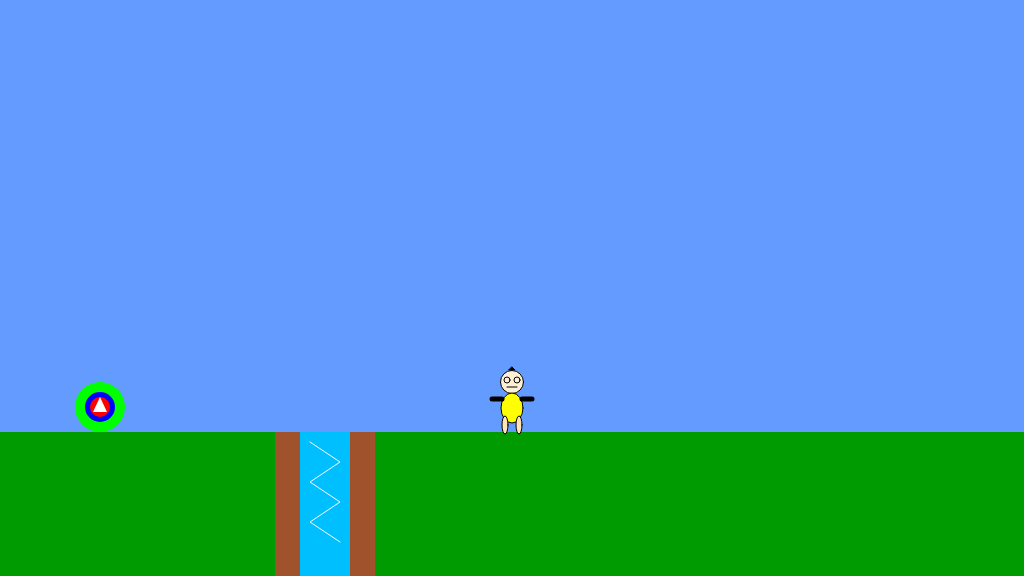
Frame 1 (no input)
Frame 60 (no input): identical to frame 1, image omitted
Frame 120 (the mouse pressed at the canvas centre since frame 60): identical to frame 1, image omitted

The p5.js sketch that drew this single still picture (run headless with seeded random() and noise() and a simulated clock; from frame 60 on, the mouse is pressed at the canvas centre):

// p5.js sketch
// ── sketch.js
/*

The Game Project

Week 3

Game interaction

*/


var gameChar_x;
var gameChar_y;
var floorPos_y;

var isLeft;
var isRight;
var isFalling;
var isPlummeting;

var collectable;
var canyon;


function setup() {
	createCanvas(1024, 576);
	floorPos_y = height * 3 / 4;
	gameChar_x = width / 2;
	gameChar_y = floorPos_y;

	isLeft = false;
	isRight = false;
	isFalling = false;
	isPlummeting = false;

	collectable =
	{
		x_pos: 100,
		y_pos: floorPos_y - 25,
		size: 30,
		isFound: false,
	}
	canyon = 
	{
		x_pos: 300,
		y_pos: floorPos_y,
	}
}

function draw() {

	///////////DRAWING CODE//////////

	background(100, 155, 255); //fill the sky blue


	noStroke();
	fill(0, 155, 0);
	rect(0, floorPos_y, width, height - floorPos_y); //draw some green ground

	//draw the canyon
	fill(160, 82, 45);
	rect(canyon.x_pos - 25,  canyon.y_pos, 100, 200);
	fill(0, 191, 255);
	rect(canyon.x_pos, canyon.y_pos, 50, 200);

	stroke(255);
	beginShape();
	vertex(canyon.x_pos + 10, canyon.y_pos + 10);
	vertex(canyon.x_pos + 40, canyon.y_pos + 30);
	vertex(canyon.x_pos + 10, canyon.y_pos + 50);
	vertex(canyon.x_pos + 40, canyon.y_pos + 70);
	vertex(canyon.x_pos + 10, canyon.y_pos + 90);
	vertex(canyon.x_pos + 40, canyon.y_pos + 110);
	endShape();
	noStroke();
	
	if (canyon.x_pos < gameChar_x && gameChar_x < canyon.x_pos + 50 && gameChar_y >= canyon.y_pos)
	{
		isPlummeting = true;
	}
	
	if (isPlummeting)
	{
		gameChar_y += 50;
	}


	// collectable token
	if (dist(gameChar_x, gameChar_y, collectable.x_pos, collectable.y_pos + 25) < 20) {
		collectable.isFound = true;
	}
	if (collectable.isFound == false) {
		fill(0, 255, 0);
		ellipse(collectable.x_pos, collectable.y_pos, collectable.size + 20, collectable.size + 20);
		fill(0, 0, 255);
		ellipse(collectable.x_pos, collectable.y_pos, collectable.size, collectable.size);
		fill(255, 0, 0);
		ellipse(collectable.x_pos, collectable.y_pos, collectable.size - 10, collectable.size - 10);
		fill(255, 255, 255);
		triangle(
			collectable.x_pos, collectable.y_pos - 10, 
			collectable.x_pos + 7, collectable.y_pos + 5, 
			collectable.x_pos - 7, collectable.y_pos + 5);
		stroke(255);
	}



	//the game character (action)
	if (isLeft && isFalling) {
		// add your jumping-left code
		//general 
		strokeWeight(1);
		stroke(color(0, 0, 0));

		// head
		fill(0, 0, 0);
		triangle(gameChar_x, gameChar_y - 65, gameChar_x + 3, gameChar_y - 62, gameChar_x - 3, gameChar_y - 62);
		fill(255, 239, 213);
		ellipse(gameChar_x, gameChar_y - 50, 23, 23);

		//eyes
		ellipse(gameChar_x - 8, gameChar_y - 52, 6, 6);
		line(gameChar_x, gameChar_y - 45, gameChar_x - 9, gameChar_y - 45)

		// body
		fill(255, 255, 0);
		ellipse(gameChar_x, gameChar_y - 24, 22, 30);

		// legs
		strokeWeight(5);
		strokeJoin(MITER);
		beginShape();
		vertex(gameChar_x + 5, gameChar_y - 20);
		vertex(gameChar_x - 3, gameChar_y - 10);
		vertex(gameChar_x + 5, gameChar_y - 0);
		endShape();

		beginShape();
		vertex(gameChar_x - 5, gameChar_y - 20);
		vertex(gameChar_x - 13, gameChar_y - 10);
		vertex(gameChar_x - 5, gameChar_y - 0);
		endShape();

		//arms
		strokeWeight(5);
		strokeJoin(MITER);
		beginShape();
		vertex(gameChar_x + 20, gameChar_y - 23);
		vertex(gameChar_x + 10, gameChar_y - 33);
		endShape();

		beginShape();
		vertex(gameChar_x - 10, gameChar_y - 33);
		vertex(gameChar_x, gameChar_y - 23);
		endShape();

		// set default
		strokeWeight(1);
	}
	else if (isRight && isFalling) {
		// add your jumping-right code
		//general 
		strokeWeight(1);
		stroke(color(0, 0, 0));

		// head
		fill(0, 0, 0);
		triangle(gameChar_x, gameChar_y - 65, gameChar_x + 3, gameChar_y - 62, gameChar_x - 3, gameChar_y - 62);
		fill(255, 239, 213);
		ellipse(gameChar_x, gameChar_y - 50, 23, 23);

		//eyes
		ellipse(gameChar_x + 8, gameChar_y - 52, 6, 6);
		line(gameChar_x, gameChar_y - 45, gameChar_x + 9, gameChar_y - 45)

		// body
		fill(255, 255, 0);
		ellipse(gameChar_x, gameChar_y - 24, 22, 30);

		// legs
		strokeWeight(5);
		strokeJoin(MITER);
		beginShape();
		vertex(gameChar_x + 5, gameChar_y - 20);
		vertex(gameChar_x + 13, gameChar_y - 10);
		vertex(gameChar_x + 5, gameChar_y - 0);
		endShape();

		beginShape();
		vertex(gameChar_x - 5, gameChar_y - 20);
		vertex(gameChar_x + 3, gameChar_y - 10);
		vertex(gameChar_x - 5, gameChar_y - 0);
		endShape();

		//arms
		strokeWeight(5);
		strokeJoin(MITER);
		beginShape();
		vertex(gameChar_x, gameChar_y - 23);
		vertex(gameChar_x + 10, gameChar_y - 33);
		endShape();

		beginShape();
		vertex(gameChar_x - 10, gameChar_y - 33);
		vertex(gameChar_x - 20, gameChar_y - 23);
		endShape();

		// set default
		strokeWeight(1);

	}
	else if (isLeft) {
		// add your walking left code
		//general 
		strokeWeight(1);
		stroke(color(0, 0, 0));

		// head
		fill(0, 0, 0);
		triangle(gameChar_x, gameChar_y - 65, gameChar_x + 3, gameChar_y - 62, gameChar_x - 3, gameChar_y - 62);
		fill(255, 239, 213);
		ellipse(gameChar_x, gameChar_y - 50, 23, 23);

		//eyes
		ellipse(gameChar_x - 8, gameChar_y - 52, 6, 6);
		line(gameChar_x, gameChar_y - 45, gameChar_x - 9, gameChar_y - 45)

		// body
		fill(255, 255, 0);
		ellipse(gameChar_x, gameChar_y - 24, 22, 30);

		// legs
		fill(255, 228, 181);
		ellipse(gameChar_x - 7, gameChar_y - 7, 6, 18);
		ellipse(gameChar_x + 7, gameChar_y - 7, 6, 18);

		//arms
		strokeWeight(5);
		strokeJoin(MITER);
		beginShape();
		vertex(gameChar_x + 10, gameChar_y - 33);
		vertex(gameChar_x, gameChar_y - 33);
		endShape();

		beginShape();
		vertex(gameChar_x - 10, gameChar_y - 33);
		vertex(gameChar_x - 20, gameChar_y - 33);
		endShape();

		// set default
		strokeWeight(1);
	}
	else if (isRight) {
		// add your walking right code
		//general 
		strokeWeight(1);
		stroke(color(0, 0, 0));

		// head
		fill(0, 0, 0);
		triangle(gameChar_x, gameChar_y - 65, gameChar_x + 3, gameChar_y - 62, gameChar_x - 3, gameChar_y - 62);
		fill(255, 239, 213);
		ellipse(gameChar_x, gameChar_y - 50, 23, 23);

		//eyes
		ellipse(gameChar_x + 8, gameChar_y - 52, 6, 6);
		line(gameChar_x, gameChar_y - 45, gameChar_x + 9, gameChar_y - 45)

		// body
		fill(255, 255, 0);
		ellipse(gameChar_x, gameChar_y - 24, 22, 30);

		// legs
		fill(255, 228, 181);
		ellipse(gameChar_x - 7, gameChar_y - 7, 6, 18);
		ellipse(gameChar_x + 7, gameChar_y - 7, 6, 18);

		//arms
		strokeWeight(5);
		strokeJoin(MITER);
		beginShape();
		vertex(gameChar_x + 20, gameChar_y - 33);
		vertex(gameChar_x + 10, gameChar_y - 33);
		endShape();

		beginShape();
		vertex(gameChar_x - 10, gameChar_y - 33);
		vertex(gameChar_x, gameChar_y - 33);
		endShape();

		// set default
		strokeWeight(1);
	}
	else if (isFalling || isPlummeting) {
		// add your jumping facing forwards code
		//general 
		strokeWeight(1);
		stroke(color(0, 0, 0));

		// head
		fill(0, 0, 0);
		triangle(gameChar_x, gameChar_y - 65, gameChar_x + 3, gameChar_y - 62, gameChar_x - 3, gameChar_y - 62);
		fill(255, 239, 213);
		ellipse(gameChar_x, gameChar_y - 50, 23, 23);

		//eyes
		ellipse(gameChar_x + 5, gameChar_y - 52, 6, 6);
		ellipse(gameChar_x - 5, gameChar_y - 52, 6, 6);
		line(gameChar_x + 5, gameChar_y - 45, gameChar_x - 5, gameChar_y - 45)

		// body
		fill(255, 255, 0);
		ellipse(gameChar_x, gameChar_y - 24, 22, 27);

		// legs
		fill(255, 228, 181);
		ellipse(gameChar_x - 7, gameChar_y - 7, 6, 10);
		ellipse(gameChar_x + 7, gameChar_y - 7, 6, 10);

		//arms
		strokeWeight(5);
		strokeJoin(MITER);
		beginShape();
		vertex(gameChar_x + 10, gameChar_y - 33);
		vertex(gameChar_x + 20, gameChar_y - 23);
		endShape();

		beginShape();
		vertex(gameChar_x - 10, gameChar_y - 33);
		vertex(gameChar_x - 20, gameChar_y - 23);
		endShape();

		// set default
		strokeWeight(1);
	}
	else {
		// add your standing front facing code
		//character
		//general 
		strokeWeight(1);
		stroke(color(0, 0, 0));

		// head
		fill(0, 0, 0);
		triangle(gameChar_x, gameChar_y - 65, gameChar_x + 3, gameChar_y - 62, gameChar_x - 3, gameChar_y - 62);
		fill(255, 239, 213);
		ellipse(gameChar_x, gameChar_y - 50, 23, 23);

		//eyes
		ellipse(gameChar_x + 5, gameChar_y - 52, 6, 6);
		ellipse(gameChar_x - 5, gameChar_y - 52, 6, 6);
		line(gameChar_x + 5, gameChar_y - 45, gameChar_x - 5, gameChar_y - 45)

		// body
		fill(255, 255, 0);
		ellipse(gameChar_x, gameChar_y - 24, 22, 30);

		// legs
		fill(255, 228, 181);
		ellipse(gameChar_x - 7, gameChar_y - 7, 6, 18);
		ellipse(gameChar_x + 7, gameChar_y - 7, 6, 18);

		//arms
		strokeWeight(5);
		strokeJoin(MITER);
		beginShape();
		vertex(gameChar_x + 10, gameChar_y - 33);
		vertex(gameChar_x + 20, gameChar_y - 33);
		endShape();
		beginShape();
		vertex(gameChar_x - 10, gameChar_y - 33);
		vertex(gameChar_x - 20, gameChar_y - 33);
		endShape();

		// set default
		strokeWeight(1);
	}

	///////////INTERACTION CODE//////////
	//Put conditional statements to move the game character below here

	// toward left and right
	if (isLeft) {
		gameChar_x -= 2;
	}
	else if (isRight) {
		gameChar_x += 2;
	}


	// add gravity
	if (gameChar_y < floorPos_y) {
		gameChar_y += 1;
		isFalling = true;
	}
	else {
		isFalling = false;
	}
}


function keyPressed() {
	// if statements to control the animation of the character when
	// keys are pressed.
	if (keyCode == 37) {
		console.log("left arrow");
		isLeft = true;
	}
	else if (keyCode == 39) {
		isRight = true;
		console.log("right arrow");
	}

	if (gameChar_y == floorPos_y) {
		if (keyCode == 32) {
			console.log("flying");
			gameChar_y -= 130;
		}
	}
	//open up the console to see how these work
	console.log("keyPressed: " + key);
	console.log("keyPressed: " + keyCode);
}

function keyReleased() {
	// if statements to control the animation of the character when
	// keys are released.
	console.log("keyReleased: " + key);
	console.log("keyReleased: " + keyCode);
	if (keyCode == 37) {
		console.log("left arrow");
		isLeft = false;
	}
	else if (keyCode == 39) {
		isRight = false;
		console.log("right arrow");
	}
}   
